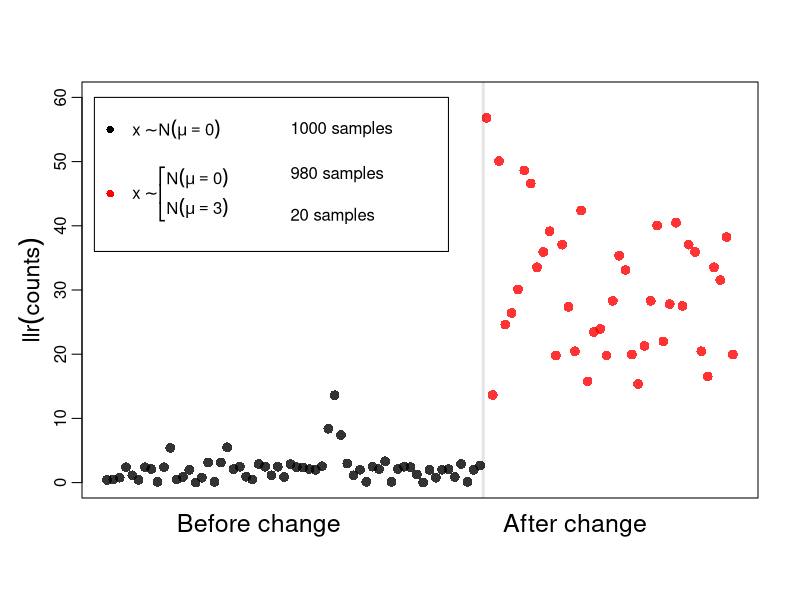

R code for this plot:
### Draws a figure illustrating change detection in the distribution of synthetic data.
### Each dot represents a single time period with 1000 samples. Before the change,
### the data is sampled from a unit normal distribution. After the change, 20 samples
### in each time period are taken from N(3,1). Comparing counts with a chi^2 test that
### is robust to small expected counts robustly detects this shift.

### log-likelihood ratio test for multinomial data
llr = function(k) {
    2 * sum(k) * (H(k) - H(rowSums(k)) - H(colSums(k)))
}
H = function(k) {
    N = sum(k) ;
    return (sum(k/N * log(k/N + (k==0))))
}

### compare recent samples to historical by comparing counts in a range of interest
analyze = function(historical, recent, cuts) {
    counts = data.frame(
        a=hist(recent, breaks=cuts, plot=F)$counts, 
        b=hist(historical, breaks=cuts, plot=F)$counts)
    llr(counts)
}

### use fixed seed for stability of the pictures
set.seed(3)
### lots of reference data
historical = rnorm(100000)

### set cuts based on historical data
### in practical systems, this step would be implemented with a t-digest 
cuts = c(-10, quantile(historical, probs=c(0.99, 0.999)), 20)

### 1000 samples per time period, 2% perturbation after change
n = 1000
epsilon = 0.02

### sample 60 scores without perturbation
scores = rep(0,100)
for (i in 1:60) {
    scores[i] = analyze(historical, c(rnorm(n)), cuts)
}

### sample 40 scores with perturbation
for (i in 1:40) {
    scores[i + 60] = analyze(historical, c(rnorm(n * (1-epsilon)), rnorm(n * epsilon, 3)), cuts)
}

### plot the data
pdf("change-point.pdf", width=5, height=4, pointsize=10)
old = par('mgp')
par(mgp=c(3,0.6,0))
colors = c(rep(rgb(0,0,0,alpha=0.8),60), rep(rgb(1,0,0,alpha=0.8),40))
plot(scores, xaxt='n', xlab=NA, ylab=NA, ylim=c(0,60), cex=1.3, pch=21, bg=colors, col=NA)
abline(v=60.5, lwd=3, col=rgb(0,0,0, alpha=0.1))

polygon(c(-1,55,55,-1,-1), c(60, 60,36,36,60), col='white')
points(c(1.5, 1.5), c(55, 45), pch=21, bg=c('black', 'red'), col=NA)
text(5, c(55,45), adj=0, labels=c(
    expression(x %~% symbol(N)(mu == 0)), 
    expression(x %~% bgroup("[", atop(symbol(N)(mu==0) , symbol(N)(mu==3)),""))))
text(30, c(55,48,41.5), c("1000 samples", "980 samples", "20 samples"), adj=0)


mtext(expression(llr(counts)), side=2, padj=-1.3, cex=1.4)
mtext("Before change", at=25, side=1, padj=1, cex=1.5)
mtext("After change", at=75, side=1, padj=1, cex=1.5)
par(mgp=old)
dev.off()


